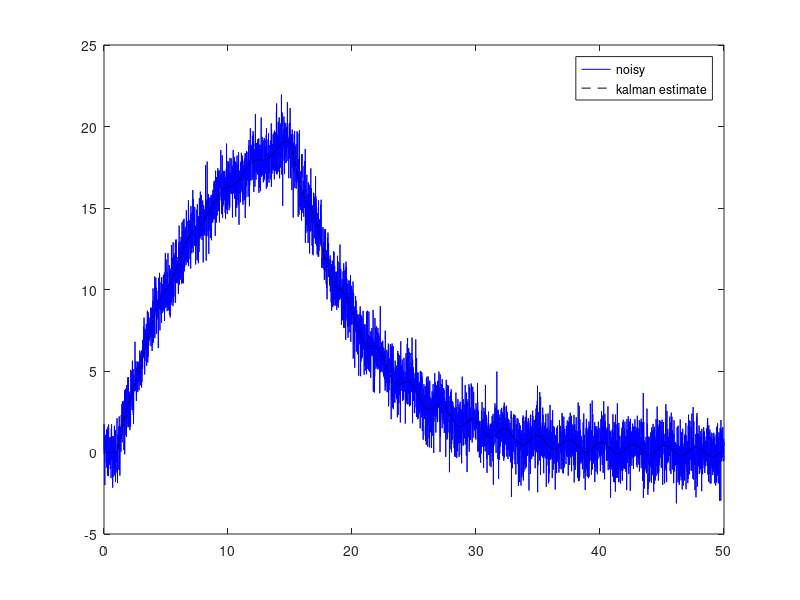

Write MATLAB code to recreate this figure. (Note: this script raises an error after producing the figure.)

% https://ctms.engin.umich.edu/CTMS/index.php?example=InvertedPendulum&section=SystemModeling
clear; close all; clc;
M = 5; %cart
m = 1; %pendulum
b = 1;
% I = 0.006;
g = -10;
l = 2;
L = 2;
% p = I*(M+m)+M*m*l^2; %denominator for the A and B matrices

% A = [0      1              0           0;
%      0 -(I+m*l^2)*b/p  (m^2*g*l^2)/p   0;
%      0      0              0           1;
%      0 -(m*l*b)/p       m*g*l*(M+m)/p  0];
% B = [     0;
%      (I+m*l^2)/p;
%           0;
%         m*l/p];


A = [0      1               0         0;
     0    -b/M            m*g/M       0;
     0      0               0         1;
     0   -b/(M*L)    (m+M)*g/(M*L)    0];


B = [0;
     1/M;
     0;
     1/(M*L)];

C = [1 0 0 0];

D = [0;
     0];

Q = 0.1 * eye(4); % process (state model) noise covaraince
R = 1; % measurement noise

BF = [B Q 0*B ];

% input to the system is u, disturbance for each state, and measurement
% noise
sysC = ss(A,BF,C,[0 0 0 0 0 R]);



%% Build Kalman Filter
sysFullOutput = ss(A,BF,eye(4),zeros(4,size(BF,2)));

[Kf,P,E] = lqe(A,Q,C,Q,R);

sysKF = ss(A-Kf*C, [B Kf],eye(4), 0*[B Kf]);

%% Setup Sim
dt = 0.01;

T = 50;
t = 0:dt:T;

uD = randn(4,size(t,2));
uN = randn(1,size(t,2));


u = 0*t;
u(100:120) = 100;
u(1500:1520) = -100;

% why is Vd squared
uAUG = [u; Q*uD; R*uN];

figure(1);
[y_sim,t] = lsim(sysC, uAUG,t);
plot(t,y_sim,'b');
hold on;
[x_true,t] = lsim(sysFullOutput, uAUG, t);
[x_est,t] = lsim(sysKF,[u ; y_sim'],t);

plot(t,C*x_est',"k--");
legend('noisy','kalman estimate') 

hold off;
% plot(t,xtrue);



%% Discrete simulation
         
T = 25;
dt = 0.01;
t = 0:dt:T;


% F_sysC = @(time,state,input) A * state + BF* input;
F_sysC = @(time,state,input) A * state + B * input;

F_x = @(t,x) A * x;
F_Pdot = @(time,state,input) A * P * A' + Q;


x = zeros(4,length(t));
x_hat = zeros(4,length(t));
y = zeros(1,length(t));
u = zeros(1,length(t));

%Intial Conditions
x0 = [-1; 0; pi+0.1; 0];
x(:,1) = x0;
x_hat(:,1) = x0;
y(1) = C * x0;
P = zeros(4,4);
u(1) = 0;

% Discretize the state space model



sysDis = c2d(sysFullOutput,dt,'foh');
Ad = sysDis.A;
Bd = sysDis.B(:,1);
Qd = sysDis.B(:,2:5);

r = [1; 0; pi; 0];

for k = 1:length(t)-1                                                                                                           

% to demonstrate basic filter, uncomment lines 133-140ish and comment out 
% and comment out the LQR control lines (146-153)



%     if k >=100 && k < 120 
%         u(k) = 100;
%     elseif k >= 1500 && k <= 1520 
%         u(k) = -100;
%     else
%         u(k) = 0;
%     end

    wk = 0*randn(4,1);
    vk = randn(1,1);


    % LQR Control
    Qc = diag([1 1 100 1]);
    Rc = 0.0001;
    [Kc, Pc, Ec] = dlqr(Ad,Bd,Qc,Rc);

%     u(:,k+1) = -Kc * (x_next-r);
    u(:,k) = -Kc * (x(:,k)-r);

    
    x(:,k+1) = Ad *x(:,k)  + Bd *u(:,k) + Qd*wk; 
    y(k) = C*x(:,k)+ R *vk; % get measurement

    % Kalman Filter
    [x_temp,P_temp] = project(Ad, Bd, x_hat(:,k), u(:,k),  P, Qd);
    
    [x_next, Kf, P_next] = estimate(P_temp, C, R, x_temp,y(k));

    x_hat(:,k+1) = x_next;
    P = P_next;
  
    

end

% 
%% Plot results

figure(2);
plot(t,y,'b','DisplayName','noisy');
hold on;
plot(t,C*x_hat,'k--','DisplayName','estimate');
% plot(t,C*x,'ro','DisplayName','real');
hold off;
legend();

figure(3);

plot(t,x);
legend('x','v','\theta','\omega');
